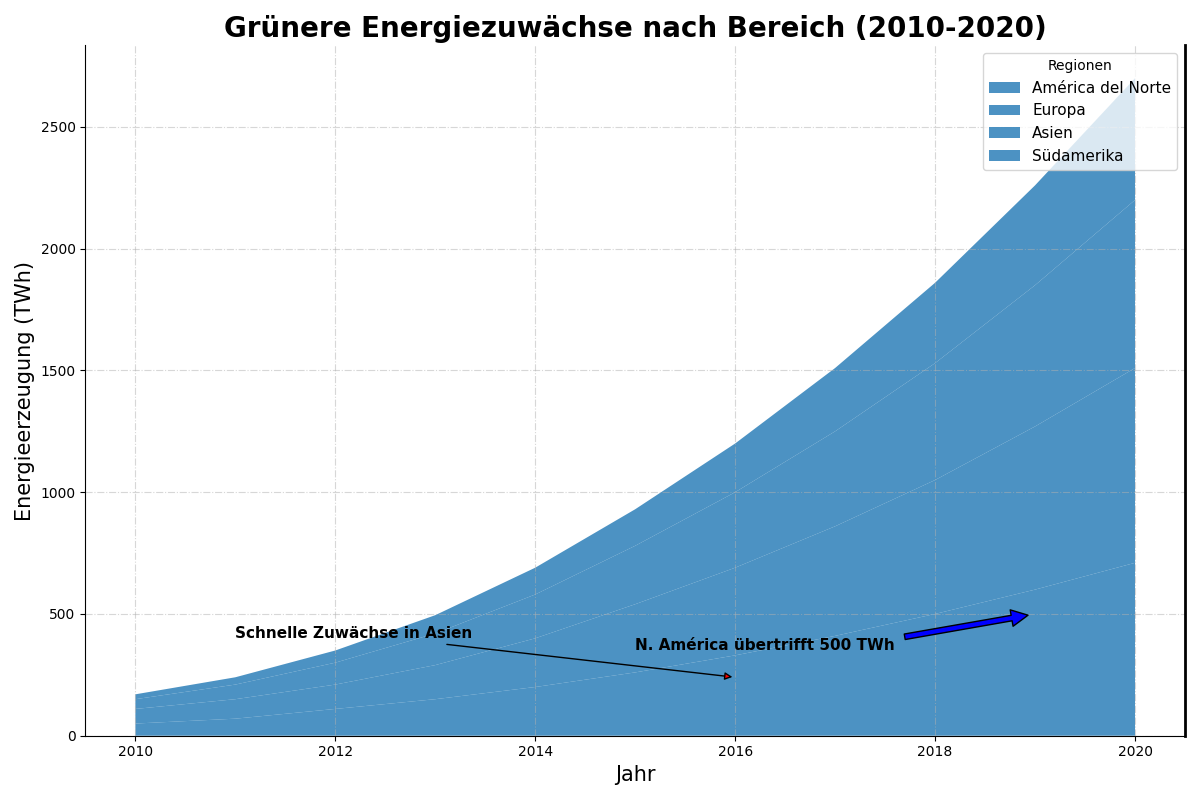

Generate this figure with Python:
import matplotlib.pyplot as plt
import numpy as np

years = np.arange(2010, 2021)

north_america_renewable = [50, 70, 110, 150, 200, 260, 330, 410, 500, 600, 710]
europe_renewable = [60, 80, 100, 140, 200, 280, 360, 450, 550, 670, 800]
asia_renewable = [40, 60, 90, 130, 180, 240, 310, 390, 480, 580, 690]
south_america_renewable = [20, 30, 50, 75, 110, 150, 200, 260, 330, 410, 500]

data = np.array([
    north_america_renewable,
    europe_renewable,
    asia_renewable,
    south_america_renewable
])

fig, ax = plt.subplots(figsize=(12, 8))

ax.stackplot(
    years, data, labels=[
        'América del Norte', 'Europa', 'Asien', 'Südamerika'
    ],
    colors=['#1f77b4'], alpha=0.80  # Using a single color for all
)

ax.set_title(
    "Grünere Energiezuwächse nach Bereich (2010-2020)",
    fontsize=20, fontweight='bold')
ax.set_xlabel("Jahr", fontsize=15)
ax.set_ylabel("Energieerzeugung (TWh)", fontsize=15)
ax.legend(loc='upper right', title="Regionen", fontsize=11)

ax.grid(True, linestyle='-.', alpha=0.5)

ax.spines['top'].set_visible(False)
ax.spines['right'].set_linewidth(2)

# If any annotations previously depended on varied colors, ensure consistency if necessary
ax.annotate('N. América übertrifft 500 TWh', xy=(2019, 500), xytext=(2015, 350),
            arrowprops=dict(facecolor='blue', shrink=0.05), fontsize=11, fontweight='bold')
ax.annotate('Schnelle Zuwächse in Asien', xy=(2016, 240), xytext=(2011, 400),
            arrowprops=dict(facecolor='red', arrowstyle='-|>'), fontsize=11, fontweight='bold')

fig.tight_layout()

plt.show()
